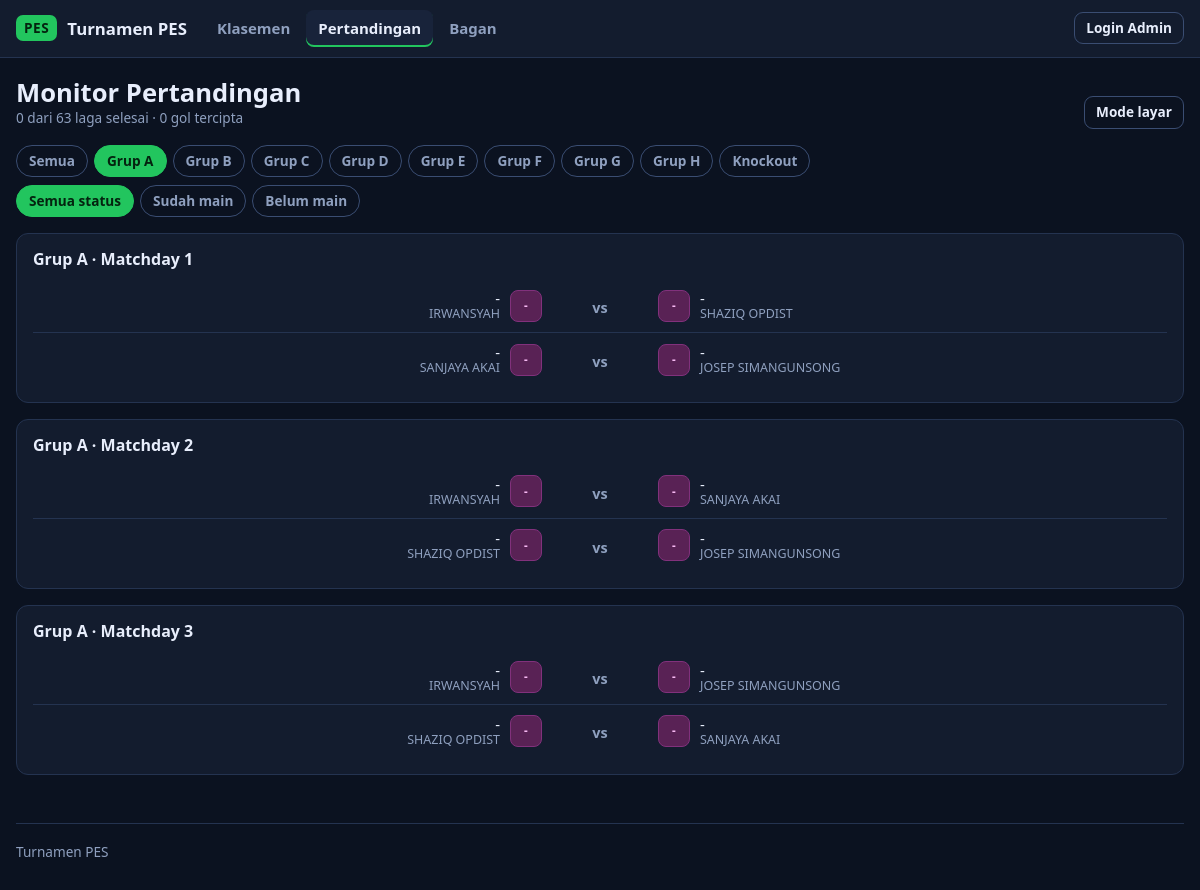
Screenshot of /pertandingan.php?f=A&s=all with the database file from the repository.
### tables this page shows
CREATE TABLE matches (
            id         INTEGER PRIMARY KEY AUTOINCREMENT,
            stage      TEXT NOT NULL,              -- G, R16, QF, SF, F
            grp        TEXT NOT NULL DEFAULT '',   -- huruf grup (kosong untuk knockout)
            round      INTEGER NOT NULL,           -- matchday (grup) / urutan babak (knockout)
            slot       INTEGER NOT NULL,           -- nomor pertandingan dalam grup / babak
            home_id    INTEGER REFERENCES teams(id) ON DELETE SET NULL,
            away_id    INTEGER REFERENCES teams(id) ON DELETE SET NULL,
            home_score INTEGER,
            away_score INTEGER,
            home_pen   INTEGER,                    -- skor adu penalti (knockout seri)
            away_pen   INTEGER,
            UNIQUE (stage, grp, slot)
        );

CREATE TABLE teams (
            id         INTEGER PRIMARY KEY AUTOINCREMENT,
            player     TEXT NOT NULL,
            name       TEXT NOT NULL,
            logo       TEXT,
            grp        TEXT NOT NULL,
            created_at TEXT NOT NULL DEFAULT CURRENT_TIMESTAMP
        );

### app/db.php (called while the page is built, shortened)
<?php
function db(): PDO
{
    static $pdo = null;
    if ($pdo instanceof PDO) {
        return $pdo;
    }
    $pdo = new PDO('sqlite:' . DB_FILE, null, null, [
        PDO::ATTR_ERRMODE            => PDO::ERRMODE_EXCEPTION,
        PDO::ATTR_DEFAULT_FETCH_MODE => PDO::FETCH_ASSOC,
        PDO::ATTR_TIMEOUT            => 5,
    ]);
    $pdo->exec('PRAGMA foreign_keys = ON');
    $pdo->exec("
        CREATE TABLE IF NOT EXISTS admins (
            id            INTEGER PRIMARY KEY AUTOINCREMENT,
            username      TEXT NOT NULL UNIQUE,
            password_hash TEXT NOT NULL
        );
        CREATE TABLE IF NOT EXISTS teams (
            id         INTEGER PRIMARY KEY AUTOINCREMENT,
            player     TEXT NOT NULL,
            name       TEXT NOT NULL,
            logo       TEXT,
            grp        TEXT NOT NULL,
            created_at TEXT NOT NULL DEFAULT CURRENT_TIMESTAMP
        );
        CREATE TABLE IF NOT EXISTS matches (
            id         INTEGER PRIMARY KEY AUTOINCREMENT,
            stage      TEXT NOT NULL,              -- G, R16, QF, SF, F
            grp        TEXT NOT NULL DEFAULT '',   -- huruf grup (kosong untuk knockout)
            round      INTEGER NOT NULL,           -- matchday (grup) / urutan babak (knockout)
            slot       INTEGER NOT NULL,           -- nomor pertandingan dalam grup / babak
            home_id    INTEGER REFERENCES teams(id) ON DELETE SET NULL,
            away_id    INTEGER REFERENCES teams(id) ON DELETE SET NULL,
            home_score INTEGER,
            away_score INTEGER,
            home_pen   INTEGER,                    -- skor adu penalti (knockout seri)
            away_pen   INTEGER,
            UNIQUE (stage, grp, slot)
        );
        CREATE TABLE IF NOT EXISTS login_attempts (
            ip TEXT    NOT NULL,
            ts INTEGER NOT NULL
        );
    ");
    return $pdo;
}

### app/tournament.php (called while the page is built, shortened)
<?php
function teams_all(): array
{
    $out = [];
    foreach (db()->query('SELECT * FROM teams ORDER BY grp, id')->fetchAll() as $t) {
        $out[(int) $t['id']] = $t;
    }
    return $out;
}
function matches_all(): array
{
    return db()->query("
        SELECT * FROM matches
        ORDER BY CASE stage WHEN 'G' THEN 0 WHEN 'R16' THEN 1 WHEN 'QF' THEN 2 WHEN 'SF' THEN 3 ELSE 4 END,
                 grp, round, slot
    ")->fetchAll();
}
function match_played(array $m): bool
{
    return $m['home_score'] !== null && $m['away_score'] !== null;
}
function match_winner(array $m): ?int
{
    if (!match_played($m) || !$m['home_id'] || !$m['away_id']) {
        return null;
    }
    return null;
}

### app/web.php (the view, shortened to what this page needs)
<?php
require __DIR__ . '/db.php';
require __DIR__ . '/tournament.php';
function h(?string $s): string
{
    return htmlspecialchars((string) $s, ENT_QUOTES | ENT_SUBSTITUTE, 'UTF-8');
}
function take_flash(): ?array
{
    $f = $_SESSION['flash'] ?? null;
    return $f;
}
function is_admin(): bool
{
    return !empty($_SESSION['admin_id']);
}
function page_header(string $title, string $active = ''): void
{
    $monitor = isset($_GET['monitor']) && !str_starts_with($active, 'admin');
    $css     = BASE . '/assets/style.css?v=' . (int) @filemtime(__DIR__ . '/../public/assets/style.css');
    $nav = [
        'klasemen'    => ['/index.php', 'Klasemen'],
        'pertandingan' => ['/pertandingan.php', 'Pertandingan'],
        'bagan'       => ['/bagan.php', 'Bagan'],
    ];
    echo '<!doctype html><html lang="id"><head><meta charset="utf-8">';
    echo '<link rel="stylesheet" href="' . h($css) . '"></head>';
    echo '<body class="' . ($monitor ? 'monitor' : '') . '">';
    echo '<header class="top"><div class="wrap bar">';
    echo '<a class="brand" href="' . h(BASE . '/index.php') . '"><span class="brand-mark">PES</span>' . h(APP_NAME) . '</a>';
    if ($monitor) {
        $self = strtok((string) ($_SERVER['REQUEST_URI'] ?? ''), '?');
        $qs   = $_GET;
        unset($qs['monitor']);
        $exit = $self . ($qs ? '?' . http_build_query($qs) : '');
        echo '<span class="muted small">Auto-refresh tiap 30 detik</span>';
        echo '<a class="btn ghost small" href="' . h($exit) . '">Keluar mode layar</a>';
    } else {
        echo '<nav>';
        foreach ($nav as $key => [$href, $label]) {
            echo '<a href="' . h(BASE . $href) . '"' . ($active === $key ? ' class="on"' : '') . '>' . h($label) . '</a>';
        }
        echo '</nav><div class="auth">';
        if (is_admin()) {
            echo '<a class="btn small" href="' . h(BASE . '/admin/index.php') . '">Panel Admin</a>';
            echo '<form method="post" action="' . h(BASE . '/logout.php') . '">' . csrf_field() . '<button class="btn ghost small">Keluar</button></form>';
        } else {
            echo '<a class="btn ghost small" href="' . h(BASE . '/login.php') . '">Login Admin</a>';
        }
        echo '</div>';
    }
    echo '</div>';
    echo '</header><main class="wrap">';
}
function page_footer(): void
{
    echo '</main><footer class="wrap foot muted small">' . h(APP_NAME) . '</footer></body></html>';
}
function monitor_link(): string
{
    $qs = $_GET;
    $qs['monitor'] = 1;
    return '<a class="btn ghost small" href="?' . h(http_build_query($qs)) . '">Mode layar</a>';
}
function logo_html(?array $t, string $cls = 'logo'): string
{
    $hue = crc32((string) $t['name']) % 360;
    return '<span class="' . $cls . ' logo-ini" style="--hue:' . $hue . '">' . h(mb_strtoupper(mb_substr((string) $t['name'], 0, 2))) . '</span>';
}
function pen_note(array $m): string
{
    if ($m['home_pen'] === null || $m['away_pen'] === null) {
        return '';
    }
    return 'Penalti ' . (int) $m['home_pen'] . '–' . (int) $m['away_pen'];
}
function match_line(array $m, array $teams): string
{
    $home = $teams[(int) $m['home_id']] ?? null;
    $away = $teams[(int) $m['away_id']] ?? null;
    $done = match_played($m);
    $win  = match_winner($m);
    $homeName = $home ? h($home['name']) : '<em class="tbd">' . h(slot_label($m, 'home')) . '</em>';
    $awayName = $away ? h($away['name']) : '<em class="tbd">' . h(slot_label($m, 'away')) . '</em>';
    $homeSub  = $home ? '<small>' . h($home['player']) . '</small>' : '';
    $awaySub  = $away ? '<small>' . h($away['player']) . '</small>' : '';
    $score = $done
        ? '<b>' . (int) $m['home_score'] . '</b><i>–</i><b>' . (int) $m['away_score'] . '</b>'
        : '<span class="vs">vs</span>';
    $pen = pen_note($m);
    return '<div class="mline ' . ($done ? 'done' : 'todo') . '">'
        . '<div class="side home' . ($win && $home && $win === (int) $home['id'] ? ' win' : '') . '"><span class="nm">' . $homeName . $homeSub . '</span>' . logo_html($home) . '</div>'
        . '<div class="sc">' . $score . ($pen ? '<small>' . h($pen) . '</small>' : '') . '</div>'
        . '<div class="side away' . ($win && $away && $win === (int) $away['id'] ? ' win' : '') . '">' . logo_html($away) . '<span class="nm">' . $awayName . $awaySub . '</span></div>'
        . '</div>';
}

### public/pertandingan.php (shortened to what this page needs)
<?php
require __DIR__ . '/../app/web.php';
$teams   = teams_all();
$matches = matches_all();
$f = (string) ($_GET['f'] ?? 'all');
$s = (string) ($_GET['s'] ?? 'all');
$sections = [];
$played = 0;
foreach ($matches as $m) {
    $isPlayed = match_played($m);
    $played  += $isPlayed ? 1 : 0;
    if ($f !== 'all' && $f !== 'KO' && !($m['stage'] === 'G' && $m['grp'] === $f)) continue;
    $key = $m['stage'] === 'G'
        ? 'Grup ' . $m['grp'] . ' · Matchday ' . $m['round']
        : STAGE_LABEL[$m['stage']];
    $sections[$key][] = $m;
}
$goals = (int) db()->query('SELECT COALESCE(SUM(COALESCE(home_score,0) + COALESCE(away_score,0)), 0) FROM matches')->fetchColumn();
$total = count($matches);
function filter_url(string $f, string $s): string
{
    $q = ['f' => $f, 's' => $s];
    return '?' . http_build_query($q);
}
page_header('Pertandingan', 'pertandingan');
?>
<div class="head-row">
  <div>
    <h1>Monitor Pertandingan</h1>
    <div class="muted small"><?= $played ?> dari <?= $total ?> laga selesai · <?= $goals ?> gol tercipta</div>
  </div>
  <?= monitor_link() ?>
</div>
<div class="filters">
  <a class="chip <?= $f === 'all' ? 'on' : '' ?>" href="<?= h(filter_url('all', $s)) ?>">Semua</a>
  <?php foreach (GROUPS as $g): ?>
    <a class="chip <?= $f === $g ? 'on' : '' ?>" href="<?= h(filter_url($g, $s)) ?>">Grup <?= $g ?></a>
  <?php endforeach; ?>
  <a class="chip <?= $f === 'KO' ? 'on' : '' ?>" href="<?= h(filter_url('KO', $s)) ?>">Knockout</a>
</div>
<div class="filters" style="margin-bottom:16px">
  <?php foreach (['all' => 'Semua status', 'done' => 'Sudah main', 'todo' => 'Belum main'] as $k => $label): ?>
    <a class="chip <?= $s === $k ? 'on' : '' ?>" href="<?= h(filter_url($f, $k)) ?>"><?= $label ?></a>
  <?php endforeach; ?>
</div>
<?php foreach ($sections as $title => $list): ?>
  <section class="card">
    <h3><?= h($title) ?></h3>
    <?php foreach ($list as $m) echo match_line($m, $teams); ?>
  </section>
<?php endforeach; ?>
<?php page_footer();

### public/assets/style.css (style rules this page uses)
:root { --bg: #0b1220; --panel: #131c2e; --panel2: #18233a; --line: #243350; --line2: #3a4d72; --text: #e8eefc; --muted: #8fa0bf; --accent: #22c55e; --accent-dim: rgba(34, 197, 94, .14); --blue: #38bdf8; --warn: #f59e0b; --danger: #ef4444; --radius: 12px; }
* { box-sizing: border-box; }
html { -webkit-text-size-adjust: 100%; }
body { margin: 0; background: var(--bg); color: var(--text); font: 15px/1.5 system-ui, -apple-system, "Segoe UI", Roboto, sans-serif; min-height: 100vh; }
a { color: var(--blue); text-decoration: none; }
h1, h2, h3 { line-height: 1.2; margin: 0 0 .6rem; }
h1 { font-size: 1.6rem; }
h3 { font-size: 1rem; }
.muted { color: var(--muted); }
.small { font-size: .85rem; }
.wrap { width: min(1180px, 100% - 32px); margin-inline: auto; }
main.wrap { padding: 20px 0 48px; }
.foot { padding: 18px 0 28px; border-top: 1px solid var(--line); }
.top { background: var(--panel); border-bottom: 1px solid var(--line); position: sticky; top: 0; z-index: 10; }
.bar { display: flex; align-items: center; gap: 18px; flex-wrap: wrap; padding: 10px 0; }
.brand { display: flex; align-items: center; gap: 10px; font-weight: 700; color: var(--text); font-size: 1.05rem; }
.brand-mark { background: var(--accent); color: #04230f; font-weight: 800; letter-spacing: .04em; padding: 3px 8px; border-radius: 7px; font-size: .85rem; }
.top nav { display: flex; gap: 4px; flex: 1; flex-wrap: wrap; }
.top nav a, .subnav a { color: var(--muted); padding: 7px 12px; border-radius: 8px; font-weight: 600; }
.top nav a.on, .subnav a.on { color: var(--text); background: var(--panel2); box-shadow: inset 0 -2px 0 var(--accent); }
.auth { display: flex; gap: 8px; align-items: center; }
.btn, button { font: inherit; font-weight: 600; cursor: pointer; background: var(--accent); color: #04230f; border: 1px solid transparent; padding: 8px 14px; border-radius: 9px; display: inline-block; }
.btn.ghost, button.ghost { background: transparent; color: var(--text); border-color: var(--line2); }
.btn.small, button.small { padding: 5px 11px; font-size: .85rem; }
.card { background: var(--panel); border: 1px solid var(--line); border-radius: var(--radius); padding: 16px; }
.card + .card { margin-top: 16px; }
.head-row { display: flex; align-items: flex-end; justify-content: space-between; gap: 12px; flex-wrap: wrap; margin-bottom: 16px; }
.head-row h1 { margin: 0; }
.logo { width: 32px; height: 32px; border-radius: 8px; object-fit: contain; background: #0e1626; flex: none; }
.logo-ini { display: inline-grid; place-items: center; font-weight: 800; font-size: .72rem; letter-spacing: .02em; color: hsl(var(--hue, 210) 80% 85%); background: hsl(var(--hue, 210) 45% 24%); border: 1px solid hsl(var(--hue, 210) 45% 35%); }
.filters { display: flex; flex-wrap: wrap; gap: 6px; margin-bottom: 8px; }
.chip { padding: 5px 12px; border-radius: 99px; border: 1px solid var(--line2); color: var(--muted); font-weight: 600; font-size: .85rem; }
.chip.on { background: var(--accent); border-color: var(--accent); color: #04230f; }
.mline { display: grid; grid-template-columns: 1fr 96px 1fr; align-items: center; gap: 10px; padding: 10px 4px; border-bottom: 1px solid var(--line); }
.mline:last-child { border-bottom: 0; }
.mline .side { display: flex; align-items: center; gap: 10px; min-width: 0; }
.mline .side.home { justify-content: flex-end; text-align: right; }
.mline .nm { display: block; min-width: 0; line-height: 1.2; font-weight: 600; }
.mline .nm small { display: block; color: var(--muted); font-weight: 400; font-size: .78rem; }
.mline .sc { text-align: center; font-size: 1.3rem; font-variant-numeric: tabular-nums; }
.mline .vs { color: var(--muted); font-size: .9rem; font-weight: 600; }
.mline.todo .nm { font-weight: 500; }

### rows the page displays
matches: home.name "-", home.player "IRWANSYAH", home.name "- -", shows "vs", away.name "-", away.player "SHAZIQ OPDIST"
matches: home.name "-", home.player "SANJAYA AKAI", home.name "- -", shows "vs", away.name "-", away.player "JOSEP SIMANGUNSONG"
matches: home.name "-", home.player "IRWANSYAH", home.name "- -", shows "vs", away.name "-", away.player "SANJAYA AKAI"
matches: home.name "-", home.player "SHAZIQ OPDIST", home.name "- -", shows "vs", away.name "-", away.player "JOSEP SIMANGUNSONG"
matches: home.name "-", home.player "IRWANSYAH", home.name "- -", shows "vs", away.name "-", away.player "JOSEP SIMANGUNSONG"
matches: home.name "-", home.player "SHAZIQ OPDIST", home.name "- -", shows "vs", away.name "-", away.player "SANJAYA AKAI"

### other values shown
APP_NAME "Turnamen PES"
$label "Klasemen"
$label "Pertandingan"
$label "Bagan"
$played "0"
$total "63"
$goals "0"
$g "A"
$g "B"
$g "C"
$g "D"
$g "E"
$g "F"
$g "G"
$g "H"
